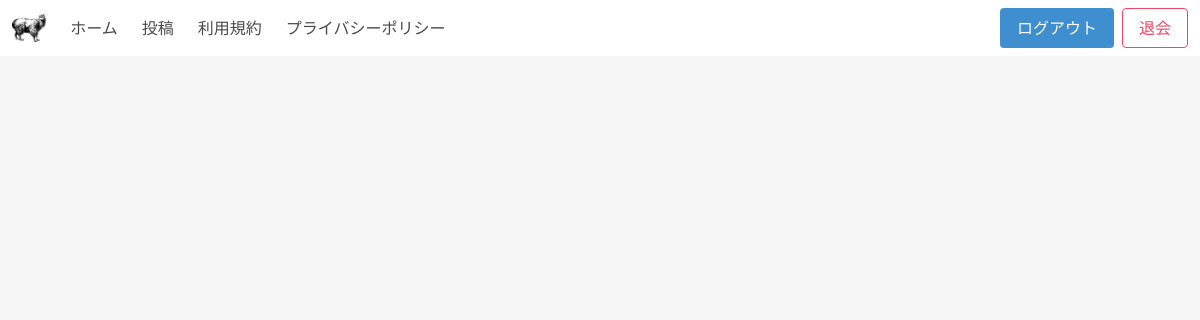
The page /home (signed in) on the database as committed earlier.
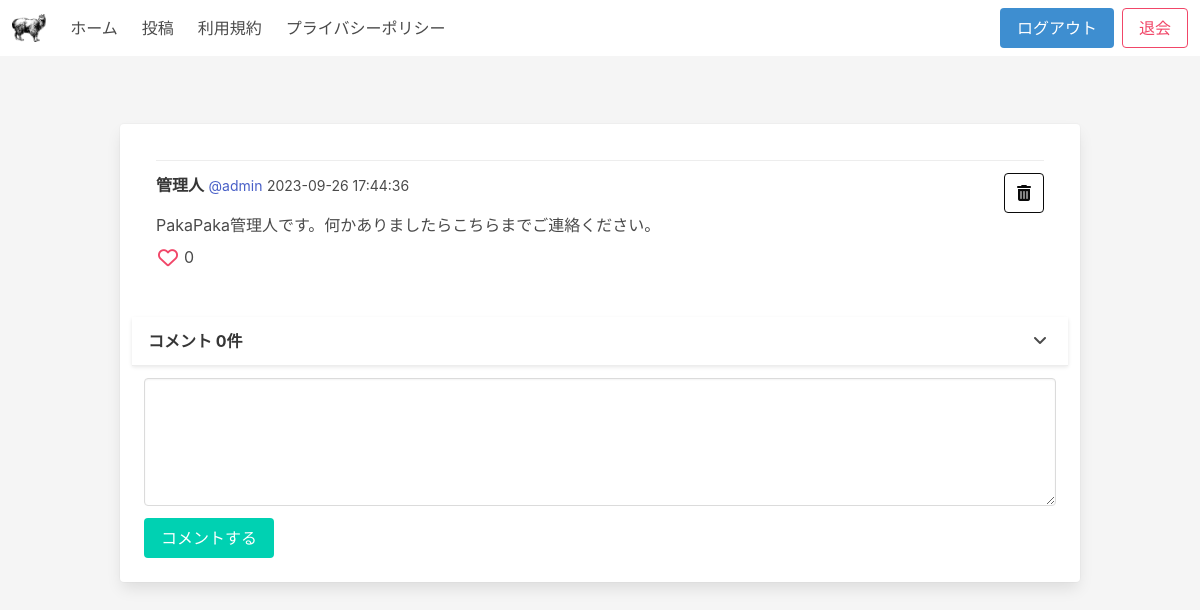
The same page on the database as committed later.
### app/models.py (models this page shows)
class Post(db.Model):
    id = db.Column(db.Integer, primary_key=True)
    text = db.Column(db.Text, nullable=False)
    author = db.Column(
        db.Integer, db.ForeignKey("user.id", ondelete="CASCADE"), nullable=False
    )
    posted_on = db.Column(db.DateTime(timezone=True), default=func.now())
    comments = db.relationship("Comment", cascade="all, delete", backref="post")
    likes = db.relationship("Like", cascade="all, delete", backref="post")

class User(db.Model, UserMixin):
    id = db.Column(db.Integer, primary_key=True)
    email = db.Column(db.String(50), unique=True, nullable=False)
    username = db.Column(db.String(20), unique=True, nullable=False)
    name = db.Column(db.String(50), nullable=False)
    password = db.Column(db.String(), nullable=False)
    signedup_on = db.Column(db.DateTime(timezone=True), default=func.now())
    role = db.Column(db.String(10), nullable=False, default="user")
    posts = db.relationship("Post", cascade="all, delete", backref="user")
    comments = db.relationship("Comment", cascade="all, delete", backref="user")
    likes = db.relationship("Like", cascade="all, delete", backref="user")

### app/views.py (the view)
@views.route("/home")
@login_required
def home():
    form = CommentForm()
    posts = Post.query.all()
    return render_template(
        "home.html", form=form, user=current_user, posts=posts[::-1], delta=delta
    )

### app/views.py
class CommentForm(FlaskForm):
    textarea = TextAreaField(validators=[DataRequired()])
    submit = SubmitField(label="コメントする")

### app/templates/home.html (shortened to what this page needs)
{% extends "base.html" %} {% block title %} ホーム - PakaPaka {% endblock %} {%
block content %} {% for post in posts %}
<div class="card block p-3">
  <article class="media card-content">
    <div class="media-content">
      <article class="media">
        <div class="media-content">
          <div class="content">
            <p>
              <strong>{{ post.user.name }}</strong>
              <small
                ><a
                  href="{{ url_for('views.posts', username = post.user.username) }}"
                  >{{ "@" + post.user.username }}</a
                ></small
              >
              <small> {{ post.posted_on + delta }}</small>
            </p>
            <p>{{ post.text }}</p>
          </div>
          <span class="icon-text" title="いいね">
            <span class="icon has-text-danger">
              {% if user.id in post.likes | map(attribute="author") | list %}
              <i
                class="fa-solid fa-heart fa-lg"
                id="like-button-{{ post.id }}"
              ></i>
              {% else %}
              <i
                class="fa-regular fa-heart fa-lg"
                id="like-button-{{ post.id }}"
              ></i>
              {% endif %}
            </span>
            <span id="number-of-likes-{{ post.id }}"
              >{{ post.likes | length }}</span
            >
          </span>
        </div>
        <div class="media-right">
          {% if user.id == post.author %}
          <a href="{{ url_for('views.delete_post', post_id=post.id)}}">
            <button class="button is-black is-outlined" title="削除">
              <span class="icon">
                <i class="fa-solid fa-trash-can"></i>
              </span>
            </button>
          </a>
          {% endif %}
        </div>
      </article>
    </div>
  </article>
  <header class="card-header is-clickable">
    <p class="card-header-title">
      コメント&nbsp;{{ post.comments | length }}件
    </p>
    <button class="card-header-icon">
      <span class="icon">
        <i class="fa-solid fa-angle-down" aria-hidden="true"></i>
      </span>
    </button>
  </header>
  <footer class="card-footer">
    <article class="media card-footer-item">
      <div class="media-content">
        <form
          action="{{ url_for('views.post_comment', post_id=post.id) }}"
          method="post"
        >
          <div class="field">
            <div class="control">{{ form.textarea(class="textarea")}}</div>
          </div>
          <div class="field">
            <div class="control">
              {{ form.submit(class="button is-primary") }}
            </div>
          </div>
        </form>
      </div>
    </article>
  </footer>
</div>
{% endfor %} {% endblock %}

Rows that differ between the two databases and show on the page:
added Post: user.name "管理人", post.posted_on+delta "2023-09-26 17:44:36", text "PakaPaka管理人です。何かありましたらこちらまでご連絡ください。", likes|length "0", comments|length "0"
now on this page (row unchanged): User: username "@admin"
